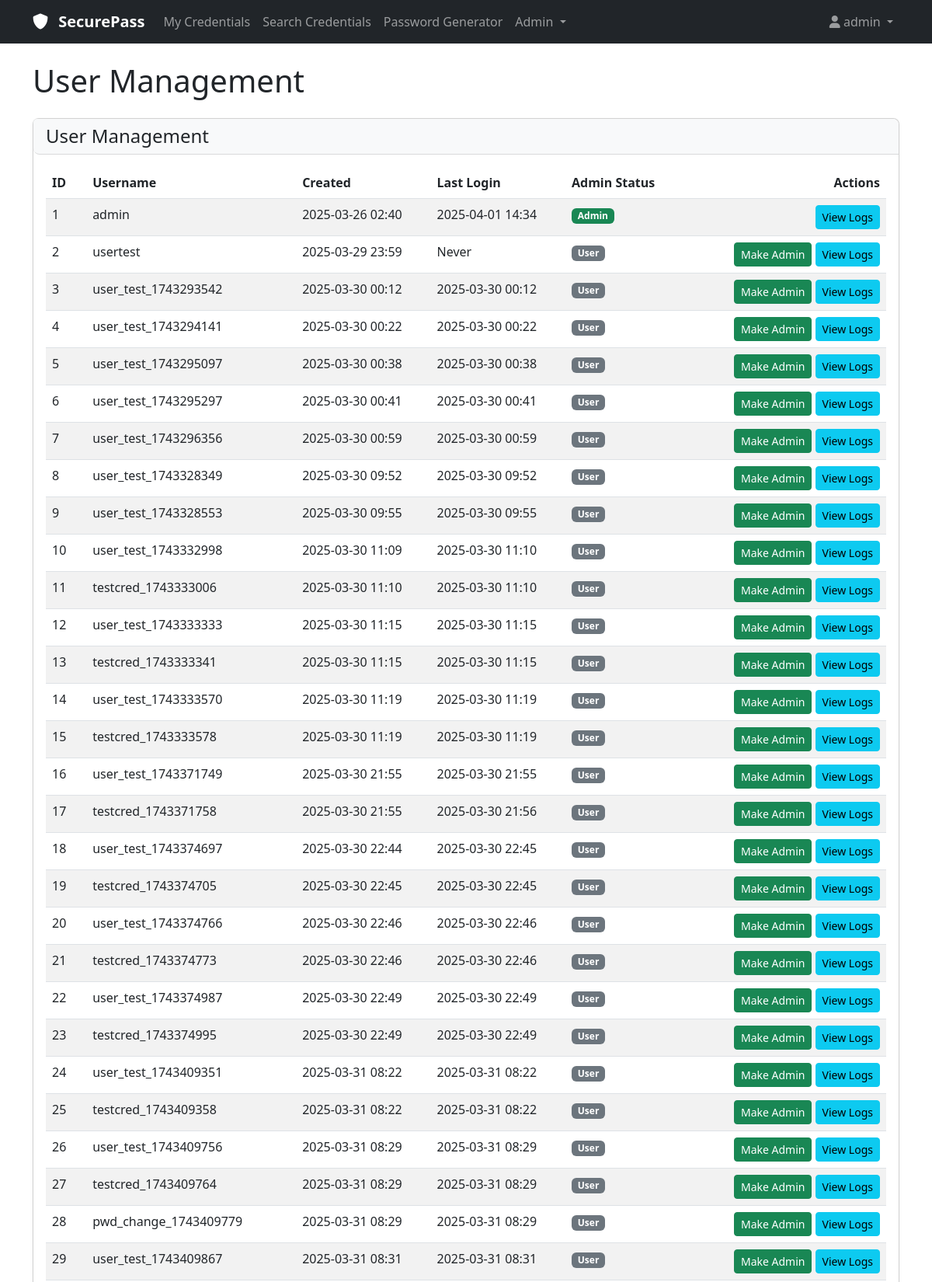
Page /admin/users (signed in, upper part) on the committed database.
### app/models.py (models this page shows, shortened)
class User(UserMixin, db.Model):
    __tablename__ = 'users'
    id = db.Column(db.Integer, primary_key=True)
    username = db.Column(db.String(64), index=True, unique=True)
    password_hash = db.Column(db.String(128), nullable=False)
    salt = db.Column(db.String(128), nullable=False)
    encryption_key = db.Column(db.String(128), nullable=False)
    created_at = db.Column(db.DateTime, default=datetime.utcnow)
    last_login = db.Column(db.DateTime, nullable=True)
    is_admin = db.Column(db.Boolean, default=False)
    credentials = db.relationship('Credential', backref='user', lazy='dynamic', cascade='all, delete-orphan')
    logs = db.relationship('Log', backref='user', lazy='dynamic')
    auth_token = db.Column(db.String(64),nullable=True)
    auth_token_expiry = db.Column(db.DateTime, nullable=True)

### app/routes/admin.py (the view)
@admin_bp.route('/users')
@admin_required
def users():
    users = User.query.all()
    log_admin_event(current_user.id, 'view_users')
    return render_template('admin/users.html',title='User Management', users=users)

### app/models.py (called while the page is built)
@login_manager.user_loader
def load_user(user_id):
    return User.query.get(int(user_id))

### app/routes/admin.py (called while the page is built)
def admin_required(view):
    @login_required
    @wraps(view)
    def wrapped_view(**kwargs):
        if not current_user.is_admin:
            abort(403)
        return view(**kwargs)
    return wrapped_view

### app/utils/logger.py (called while the page is built)
def log_event(user_id, event_type, description, ip_address=None):
    from app import db
    from app.models import Log
    if ip_address is None and request:
        ip_address = request.remote_addr
    log_entry = Log(
        user_id=user_id,
        event_type=event_type,
        description=description,
        ip_address=ip_address,
        timestamp=datetime.utcnow()
    )
    db.session.add(log_entry)
    db.session.commit()

def log_admin_event(user_id, action, target_id=None):
    event_type = f'admin_{action}'
    if target_id:
        description = f"Admin action {action} performed on User ID {target_id}"
    else:
        description = f"Admin action {action} performed"
    log_event(user_id, event_type, description)

### app/templates/admin/users.html (shortened to what this page needs)
{% extends "base.html" %}
{% block content %}
<div class="row">
    <div class="col-md-12">
        <div class="card">
            <div class="card-header">
                <h4 class="mb-0">User Management</h4>
            </div>
            <div class="card-body">
                <div class="table responsive">
                    <table class="table table-striped table-hover">
                        <thead>
                            <tr>
                                <th>ID</th>
                                <th>Username</th>
                                <th>Created</th>
                                <th>Last Login</th>
                                <th>Admin Status</th>
                                <th class="text-end">Actions</th>
                            </tr>
                        </thead>
                        <tbody>
                        {% for user in users %}
                        <tr>
                            <td>{{ user.id }}</td>
                            <td>{{ user.username }}</td>
                            <td>{{ user.created_at.strftime('%Y-%m-%d %H:%M') if user.created_at else 'N/A'  }}</td>
                            <td>{{ user.last_login.strftime('%Y-%m-%d %H:%M') if user.last_login else 'Never' }}</td>
                            <td>
                                {% if user.is_admin %}
                                <span class="badge bg-success">Admin</span>
                                {% else %}
                                <span class="badge bg-secondary">User</span>
                                {% endif %}
                            </td>
                            <td class="text-end">
                                {% if user.id != current_user.id %}
                                <form action="{{ url_for('admin.promote_user', user_id=user.id) }}" method="POST" style="display: inline">
                                    <button type="submit" class="btn btn-sm {% if user.is_admin %}btn-warning{% else %}btn-success{% endif %}">
                                        {% if user.is_admin %}
                                        Remove Admin
                                        {% else %}
                                        Make Admin
                                        {% endif %}
                                    </button>
                                </form>
                                {% endif %}
                                <a href="{{ url_for('admin.user_logs', user_id=user.id) }}" class="btn btn-sm btn-info">View Logs</a>
                            </td>
                        </tr>
                        {% endfor %}
                        </tbody>
                    </table>
                </div>
            </div>
        </div>
    </div>
</div>
{% endblock %}

### app/templates/base.html (shortened to what this page needs)
<!DOCTYPE html>
<html lang="en">
<head>
    <link href="https://cdn.jsdelivr.net/npm/bootstrap@5.3.0-alpha1/dist/css/bootstrap.min.css" rel="stylesheet">
    <link rel="stylesheet" href="https://cdnjs.cloudflare.com/ajax/libs/font-awesome/6.0.0/css/all.min.css">
    <link rel="stylesheet" href="{{ url_for('static', filename='css/styles.css') }}">
</head>
<body>
    <nav class="navbar navbar-expand-lg navbar-dark bg-dark">
        <div class="container">
            <a class="navbar-brand" href="{{ url_for('credentials.list') }}">
                <i class="fas fa-shield-alt"></i> SecurePass
            </a>
            <div class="collapse navbar-collapse" id="navbarNav">
                <ul class="navbar-nav me-auto">
                    {%  if current_user.is_authenticated %}
                    <li class="nav-item">
                        <a class="nav-link" href="{{ url_for('credentials.list') }}">My Credentials</a>
                    </li>
                    <li class="nav-item">
                        <a class="nav-link" href="{{ url_for('credentials.search') }}">Search Credentials</a>
                    </li>
                    <li class="nav-item">
                        <a class="nav-link" href="{{ url_for('generator.index') }}">Password Generator</a>
                    </li>
                    {% if current_user.is_admin %}
                    <li class="nav-item dropdown">
                        <a class="nav-link dropdown-toggle" href="#" id="adminDropdown" role="button" data-bs-toggle="dropdown" aria-expanded="false">
                            Admin
                        </a>
                    </li>
                    {% endif %}
                    {% endif %}
                </ul>
                <ul class="navbar-nav">
                    {%  if current_user.is_authenticated %}
                    <li class="nav-item dropdown">
                        <a class="nav-link dropdown-toggle" href="#" id="userDropdown" role="button" data-bs-toggle="dropdown" aria-expanded="false">
                            <i class="fas fa-user"></i> {{ current_user.username }}
                        </a>
                    </li>
                    {% endif %}
                </ul>
            </div>
        </div>
    </nav>
    <div class="container mt-4">
        <h1 class="mb-4">{{ title }}</h1>
        {% block content %}{% endblock %}
    </div>
</body>
</html>

### app/static/css/styles.css (style rules this page uses)
body { min-height: 100vh; display: flex; flex-direction: column; }
.card { box-shadow: 0 0.125rem 0.25rem rgba(0, 0, 0, 0.075) ; border-radius: 0.5rem; margin-bottom: 1.5rem; }
.card-header { background-color: #f8f9fa; border-bottom: 1px solid rgba(0, 0, 0, 0.125); border-bottom-left-radius: 0.5rem !important; border-top-right-radius: 0.5rem !important; }
.navbar-brand { font-weight: bold; }
.navbar-brand i { margin-right: 0.5rem; }

### rows in the picture
User: username "admin", id "1", created_at "2025-03-26 02:40", last_login "2025-04-01 14:34", is_admin "Admin"
User: id "2", username "usertest", created_at "2025-03-29 23:59", last_login "Never", is_admin "User"
User: id "3", username "user_test_1743293542", created_at "2025-03-30 00:12", last_login "2025-03-30 00:12", is_admin "User"
User: id "4", username "user_test_1743294141", created_at "2025-03-30 00:22", last_login "2025-03-30 00:22", is_admin "User"
User: id "5", username "user_test_1743295097", created_at "2025-03-30 00:38", last_login "2025-03-30 00:38", is_admin "User"
User: id "6", username "user_test_1743295297", created_at "2025-03-30 00:41", last_login "2025-03-30 00:41", is_admin "User"
User: id "7", username "user_test_1743296356", created_at "2025-03-30 00:59", last_login "2025-03-30 00:59", is_admin "User"
User: id "8", username "user_test_1743328349", created_at "2025-03-30 09:52", last_login "2025-03-30 09:52", is_admin "User"
User: id "9", username "user_test_1743328553", created_at "2025-03-30 09:55", last_login "2025-03-30 09:55", is_admin "User"
User: id "10", username "user_test_1743332998", created_at "2025-03-30 11:09", last_login "2025-03-30 11:10", is_admin "User"
User: id "11", username "testcred_1743333006", created_at "2025-03-30 11:10", last_login "2025-03-30 11:10", is_admin "User"
User: id "12", username "user_test_1743333333", created_at "2025-03-30 11:15", last_login "2025-03-30 11:15", is_admin "User"
User: id "13", username "testcred_1743333341", created_at "2025-03-30 11:15", last_login "2025-03-30 11:15", is_admin "User"
User: id "14", username "user_test_1743333570", created_at "2025-03-30 11:19", last_login "2025-03-30 11:19", is_admin "User"
User: id "15", username "testcred_1743333578", created_at "2025-03-30 11:19", last_login "2025-03-30 11:19", is_admin "User"
User: id "16", username "user_test_1743371749", created_at "2025-03-30 21:55", last_login "2025-03-30 21:55", is_admin "User"
User: id "17", username "testcred_1743371758", created_at "2025-03-30 21:55", last_login "2025-03-30 21:56", is_admin "User"
User: id "18", username "user_test_1743374697", created_at "2025-03-30 22:44", last_login "2025-03-30 22:45", is_admin "User"
User: id "19", username "testcred_1743374705", created_at "2025-03-30 22:45", last_login "2025-03-30 22:45", is_admin "User"
User: id "20", username "user_test_1743374766", created_at "2025-03-30 22:46", last_login "2025-03-30 22:46", is_admin "User"
User: id "21", username "testcred_1743374773", created_at "2025-03-30 22:46", last_login "2025-03-30 22:46", is_admin "User"
User: id "22", username "user_test_1743374987", created_at "2025-03-30 22:49", last_login "2025-03-30 22:49", is_admin "User"
User: id "23", username "testcred_1743374995", created_at "2025-03-30 22:49", last_login "2025-03-30 22:49", is_admin "User"
User: id "24", username "user_test_1743409351", created_at "2025-03-31 08:22", last_login "2025-03-31 08:22", is_admin "User"
User: id "25", username "testcred_1743409358", created_at "2025-03-31 08:22", last_login "2025-03-31 08:22", is_admin "User"
User: id "26", username "user_test_1743409756", created_at "2025-03-31 08:29", last_login "2025-03-31 08:29", is_admin "User"
User: id "27", username "testcred_1743409764", created_at "2025-03-31 08:29", last_login "2025-03-31 08:29", is_admin "User"
User: id "28", username "pwd_change_1743409779", created_at "2025-03-31 08:29", last_login "2025-03-31 08:29", is_admin "User"
User: id "29", username "user_test_1743409867", created_at "2025-03-31 08:31", last_login "2025-03-31 08:31", is_admin "User"

### other values in the picture
{{ title }} "User Management"
